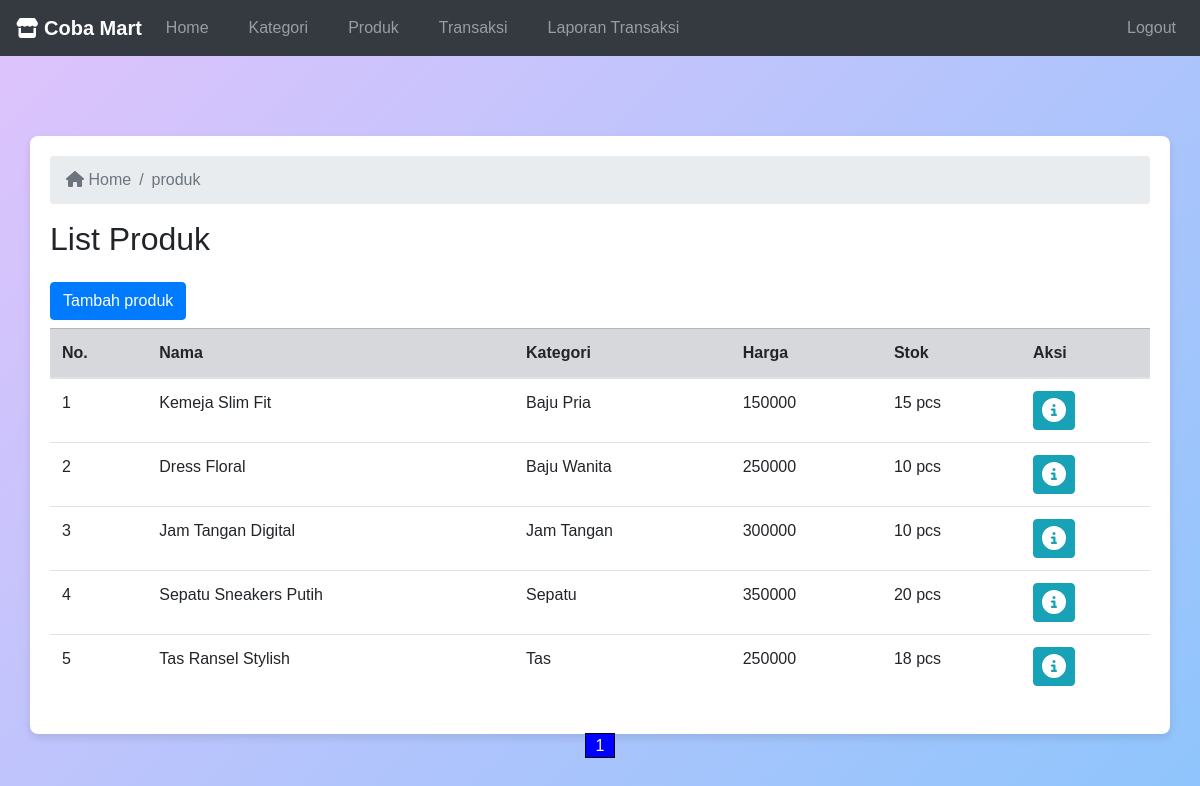
The page /produk.php (signed in) on the database its author committed.
### tables this page shows
CREATE TABLE `produk` (
  `id` int(11) NOT NULL,
  `kategori_id` int(11) NOT NULL,
  `nama` varchar(255) NOT NULL,
  `harga` double NOT NULL,
  `foto` varchar(255) DEFAULT NULL,
  `detail` text DEFAULT NULL,
  `ketersediaan_stok` int(11) DEFAULT NULL
);

CREATE TABLE `kategori` (
  `id` int(11) NOT NULL,
  `nama` varchar(100) DEFAULT NULL
);

### produk.php (the view, shortened to what this page needs)
<?php
require "../koneksi.php";
$stmt = $conn->prepare("SELECT COUNT(*) FROM produk");
$stmt->execute();
$stmt->bind_result($countproduk);
$jumlahDataPerHalaman = 10;
$jumlahHalaman = ceil($countproduk / $jumlahDataPerHalaman);
$halamanAktif = isset($_GET['page']) ? (int)$_GET['page'] : 1;
$awalData = ($jumlahDataPerHalaman * $halamanAktif) - $jumlahDataPerHalaman;
$stmtproduk = $conn->prepare("SELECT a.*, b.nama AS nama_kategori FROM produk a JOIN kategori b ON a.kategori_id = b.id LIMIT ?, ?");
$stmtproduk->bind_param("ii", $awalData, $jumlahDataPerHalaman);
$stmtproduk->execute();
$result = $stmtproduk->get_result();
?>
<!DOCTYPE html>
<html lang="en">
<head>
    <link rel="stylesheet" href="../bootstrap-4.0.0-dist/css/bootstrap.min.css">
    <link rel="stylesheet" href="../fontawesome-free-6.6.0-web/css/fontawesome.min.css">
</head>
<body>
    <?php require "./navbar.php"; ?>
    <div class="container" style="margin-top: 10vh;">
        <nav aria-label="breadcrumb">
            <ol class="breadcrumb">
                <li class="breadcrumb-item"><a href="../adminpanel/" class="text-decoration-none text-muted"><i class="fas fa-home"></i> Home</a></li>
                <li class="breadcrumb-item active" aria-current="page">produk</li>
            </ol>
        </nav>
        <div class="mt-3">
            <h2>List Produk</h2>
            <a href="./Tambah-produk.php" class="btn btn-primary mt-3 mb-2">Tambah produk</a>
            <div class="table-responsive">
                <table class="table">
                    <thead class="table-secondary">
                        <tr>
                            <th>No.</th>
                            <th>Nama</th>
                            <th>Kategori</th>
                            <th>Harga</th>
                            <th>Stok</th>
                            <th>Aksi</th>
                        </tr>
                    </thead>
                    <tbody>
                        <?php
                        if ($countproduk < 1) {
                            echo "<tr><td colspan='6' class='text-center'>Data produk tidak tersedia</td></tr>";
                        } else {
                            $number = ($halamanAktif - 1) * $jumlahDataPerHalaman + 1;
                            while ($data = $result->fetch_assoc()) {
                                echo "<tr>
                                        <td>{$number}</td>
                                        <td>{$data['nama']}</td>
                                        <td>{$data['nama_kategori']}</td>
                                        <td>{$data['harga']}</td>
                                        <td>{$data['ketersediaan_stok']} pcs</td>
                                        <td><a href='./produk-detail.php?id={$data['id']}' class='btn btn-info px-2'><i class='fa-solid fa-circle-info fa-xl'></i></a></td>
                                    </tr>";
                                $number++;
                            }
                        }
                        ?>
                    </tbody>
                </table>
            </div>
        </div>
    </div>
    <div class="text-center mb-4" <?= ($countproduk < 1) ? 'hidden' : ''; ?>>
        <?php for ($i = 1; $i <= $jumlahHalaman; $i++) : ?>
            <a href="./produk.php?page=<?= $i; ?>" class="text-decoration-none fw-bolder fs-5 <?= ($i == $halamanAktif) ? 'text-light' : 'text-dark'; ?>"
               style="padding: 3px 10px; background-color: <?= ($i == $halamanAktif) ? 'blue' : 'white'; ?>; border: 1px solid black;">
                <?= $i; ?>
            </a>
        <?php endfor; ?>
    </div>
</body>
</html>

### navbar.php (shortened to what this page needs)
<nav class="navbar navbar-expand-lg navbar-dark bg-dark">
  <a class="navbar-brand font-weight-bold" href="../adminpanel">
            <i class="fas fa-store"></i> Coba Mart
        </a>
  <div class="collapse navbar-collapse" id="navbarSupportedContent">
    <ul class="navbar-nav mr-auto">
      <li class="nav-item mr-4">
        <a class="nav-link" href="../adminpanel">Home</a>
      </li>
      <li class="nav-item mr-4">
        <a class="nav-link" href="kategori.php">Kategori</a>
      </li>
      <li class="nav-item mr-4">
        <a class="nav-link" href="Produk.php">Produk</a>
      </li>
      <li class="nav-item mr-4">
        <a class="nav-link" href="transaksi.php">Transaksi</a>
      </li>
      <li class="nav-item mr-4">
        <a class="nav-link" href="laporan-transaksi.php">Laporan Transaksi</a>
      </li>
    </ul>
    <ul class="navbar-nav ml-auto">
      <li class="nav-item">
        <a class="nav-link" href="logout.php">Logout</a>
      </li>
    </ul>
  </div>
</nav>

### produk.php (style rules this page uses)
body { display: flex; flex-direction: column; min-height: 100vh; margin: 0; font-family: Arial, sans-serif; background: linear-gradient(135deg, #e0c3fc 0%, #8ec5fc 100%); }
.container { background-color: #ffffff; padding: 20px; border-radius: 8px; box-shadow: 0 4px 8px rgba(0, 0, 0, 0.1); margin-top: 10vh; }

### rows shown on the page
produk: nama "Kemeja Slim Fit", kategori.nama "Baju Pria", harga "150000", ketersediaan_stok "15"
produk: nama "Dress Floral", kategori.nama "Baju Wanita", harga "250000", ketersediaan_stok "10"
produk: nama "Jam Tangan Digital", kategori.nama "Jam Tangan", harga "300000", ketersediaan_stok "10"
produk: nama "Sepatu Sneakers Putih", kategori.nama "Sepatu", harga "350000", ketersediaan_stok "20"
produk: nama "Tas Ransel Stylish", kategori.nama "Tas", harga "250000", ketersediaan_stok "18"
